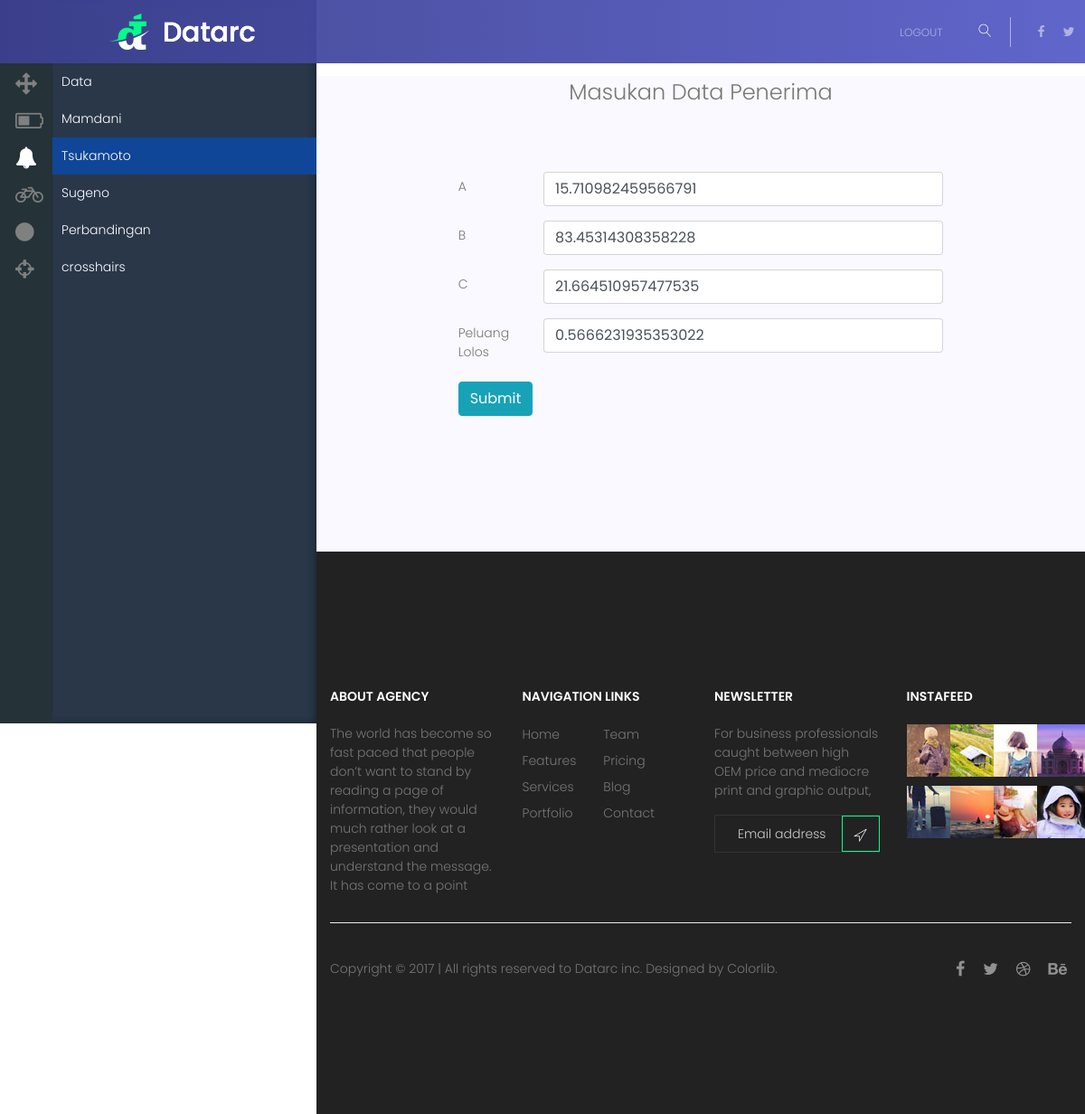
Before: /app/data/edit?id=2 (signed in) with the older database file.
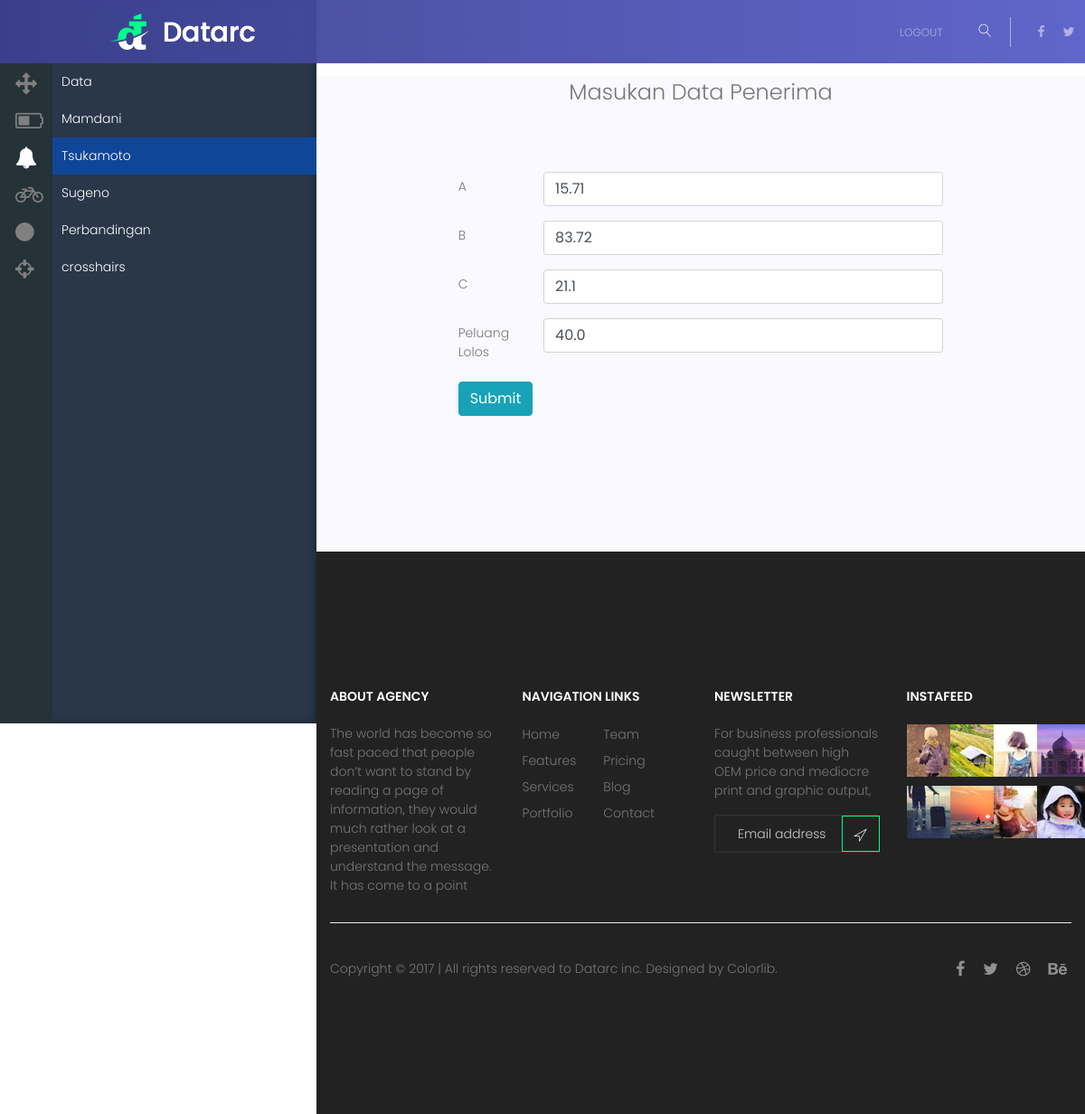
After: the same page with the newer database file.
### app/model.py (models this page shows)
class AppData(Base):
    __tablename__ = 'app_data'
    id = Column(Integer, primary_key=True)
    a = Column(Float, default=0.0)
    b = Column(Float, default=0.0)
    c = Column(Float, default=0.0)
    target = Column(Float, default=0.0)

### app/main_app.py (the view)
@bp.route('/data/edit', methods=['GET', 'POST'])
@dbsession_required
@login_required
def dataEdit():
    data_id = request.args.get('id')
    dbsession = g.get('dbsession')
    record = dbsession.query(AppData).filter_by(id=int(data_id)).first()
    if request.method == 'POST':
        a = request.form['a']
        b = request.form['b']
        c = request.form['c']
        target = request.form['target']
        record.a = a
        record.b = b
        record.c = c
        record.target = target
        dbsession.commit()
        return render_template('app/data-edit-result.html', id=data_id)
    else:
        return render_template('app/data-edit.html', x=record)

### app/auth.py (called while the page is built)
def login_required(f):
    @wraps(f)
    def decorated_function(*args, **kwargs):
        if 'user_id' not in session:
            return redirect(url_for('/auth/login'), next=request.url)
        return f(*args, **kwargs)
    return decorated_function

### app/model.py (called while the page is built)
def create_session():
    Base.metadata.bind = engine
    session = DBSession(bind=engine)
    return session

def dbsession_required(f):
    @wraps(f)
    def wrap(*args, **kwargs):
        dbsession = g.pop('dbsession', None)
        if dbsession is None:
            g.dbsession = create_session()
        return f(*args, **kwargs)
    return wrap

def close_session(e=None):
    session = g.pop('dbsession', None)
    if session is not None:
        session.close()

### app/templates/app/data-edit.html (shortened to what this page needs)
<!DOCTYPE html>
<html lang="zxx" class="no-js">
  <head>
    {% include 'commons/header.html' %}
    <link rel="stylesheet" href="/static/css/sidebar.css" />
  </head>
	<body>
    {% include 'app/commons/static-nav.html' %}
    {% include 'app/commons/sidebar.html' %}
    <div id="app-wrapper" class="top-section">
        <section class="gray-bg pb-150">
            <div class="container">
              <div class="row justify-content-center">
                <div class="col-lg-10">
                  <div class="section-title text-center">
                    <h3>Masukan Data Penerima</h3>
                  </div>
                </div>
              </div>
              <div class="row">
                <div class="col-md-8 col-sm-12 mx-auto">
                  <form method='POST' action="?id={{ x.id }}">
                    <div class="form-group row">
                      <label class="col-sm-2 col-form-label">A</label>
                      <div class="col-sm-10">
                        <input name="a" type="number" class="form-control" min="0" step="0.01"
                          value="{{ x.a }}"
                        />
                      </div>
                    </div>
                    <div class="form-group row">
                      <label class="col-sm-2 col-form-label">B</label>
                      <div class="col-sm-10">
                        <input name="b" type="number" class="form-control" min="0" step="0.01"
                          value="{{ x.b }}"
                        />
                      </div>
                    </div>
                    <div class="form-group row">
                      <label class="col-sm-2 col-form-label">C</label>
                      <div class="col-sm-10">
                        <input name="c" type="number" class="form-control" min="0" step="0.01"
                          value="{{ x.c }}"
                        />
                      </div>
                    </div>
                    <div class="form-group row">
                      <label class="col-sm-2 col-form-label">Peluang Lolos</label>
                      <div class="col-sm-10">
                        <input name="target" type="number" class="form-control" min="0" step="0.01"
                          value="{{ x.target }}"
                        />
                      </div>
                    </div>
                    <button type="submit" class="btn btn-info">Submit</button>
                  </form>
                </div>
              </div>
            </div>
          </section>
      {% include 'commons/footer.html' %}
    </div>
	</body>
</html>

Changed rows visible on the page:
changed AppData: a "15.710982459566791" → "15.71"; b "83.45314308358228" → "83.72"; c "21.664510957477535" → "21.1"; target "0.5666231935353022" → "40.0"
